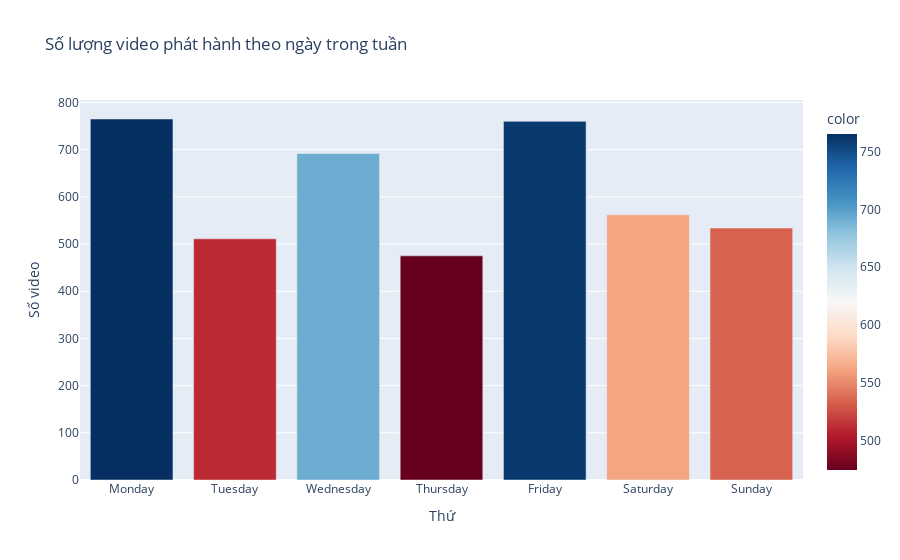

The code cell stored with this chart in its notebook:
### Code cell
fig = px.bar(video_per_day_of_week, 
             x=video_per_day_of_week.index,
             y=video_per_day_of_week.values, 
             title="Số lượng video phát hành theo ngày trong tuần", 
             labels={'x': 'Ngày trong tuần', 'y': 'Số video'},  
             color=video_per_day_of_week.values,
             color_continuous_scale='RdBu')

# Hiển thị biểu đồ
fig.show()

### Figure 1 — Plotly figure (JSON) as saved in the notebook; plotly's stock layout.template omitted (floating-point values rounded to 4 significant figures)
{"data": [{"alignmentgroup": "True", "hovertemplate": "Thứ=%{x}<br>Số video=%{y}<br>color=%{marker.color}<extra></extra>", "legendgroup": "", "marker": {"color": [765, 511, 692, 475, 760, 562, 534], "coloraxis": "coloraxis", "pattern": {"shape": ""}}, "name": "", "offsetgroup": "", "orientation": "v", "showlegend": false, "textposition": "auto", "type": "bar", "x": ["Monday", "Tuesday", "Wednesday", "Thursday", "Friday", "Saturday", "Sunday"], "xaxis": "x", "y": [765, 511, 692, 475, 760, 562, 534], "yaxis": "y"}], "layout": {"barmode": "relative", "coloraxis": {"colorbar": {"title": {"text": "color"}}, "colorscale": [[0, "rgb(103,0,31)"], [0.1, "rgb(178,24,43)"], [0.2, "rgb(214,96,77)"], [0.3, "rgb(244,165,130)"], [0.4, "rgb(253,219,199)"], [0.5, "rgb(247,247,247)"], [0.6, "rgb(209,229,240)"], [0.7, "rgb(146,197,222)"], [0.8, "rgb(67,147,195)"], [0.9, "rgb(33,102,172)"], [1, "rgb(5,48,97)"]]}, "legend": {"tracegroupgap": 0}, "title": {"text": "Số lượng video phát hành theo ngày trong tuần"}, "xaxis": {"anchor": "y", "domain": [0, 1], "title": {"text": "Thứ"}}, "yaxis": {"anchor": "x", "domain": [0, 1], "title": {"text": "Số video"}}}}
